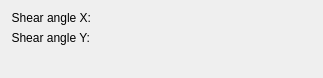
<?xml version="1.0" encoding="UTF-8"?>
<ui version="4.0">
 <author>
    SPDX-FileCopyrightText: none
    SPDX-License-Identifier: GPL-3.0-or-later
  </author>
 <class>WdgShearImage</class>
 <widget class="QWidget" name="WdgShearImage">
  <property name="geometry">
   <rect>
    <x>0</x>
    <y>0</y>
    <width>323</width>
    <height>78</height>
   </rect>
  </property>
  <property name="windowTitle">
   <string>Shear Image</string>
  </property>
  <layout class="QFormLayout" name="formLayout">
   <item row="0" column="0">
    <widget class="QLabel" name="lblShearAngleX">
     <property name="text">
      <string>Shear angle X:</string>
     </property>
     <property name="alignment">
      <set>Qt::AlignRight|Qt::AlignTrailing|Qt::AlignVCenter</set>
     </property>
    </widget>
   </item>
   <item row="1" column="0">
    <widget class="QLabel" name="lblShearAngelY">
     <property name="text">
      <string>Shear angle Y:</string>
     </property>
     <property name="alignment">
      <set>Qt::AlignRight|Qt::AlignTrailing|Qt::AlignVCenter</set>
     </property>
    </widget>
   </item>
   <item row="0" column="1">
    <widget class="KisAngleSelector" name="shearAngleX" native="true"/>
   </item>
   <item row="1" column="1">
    <widget class="KisAngleSelector" name="shearAngleY" native="true"/>
   </item>
  </layout>
 </widget>
 <customwidgets>
  <customwidget>
   <class>KisAngleSelector</class>
   <extends>QWidget</extends>
   <header location="global">KisAngleSelector.h</header>
   <container>1</container>
  </customwidget>
 </customwidgets>
 <resources/>
 <connections/>
</ui>
